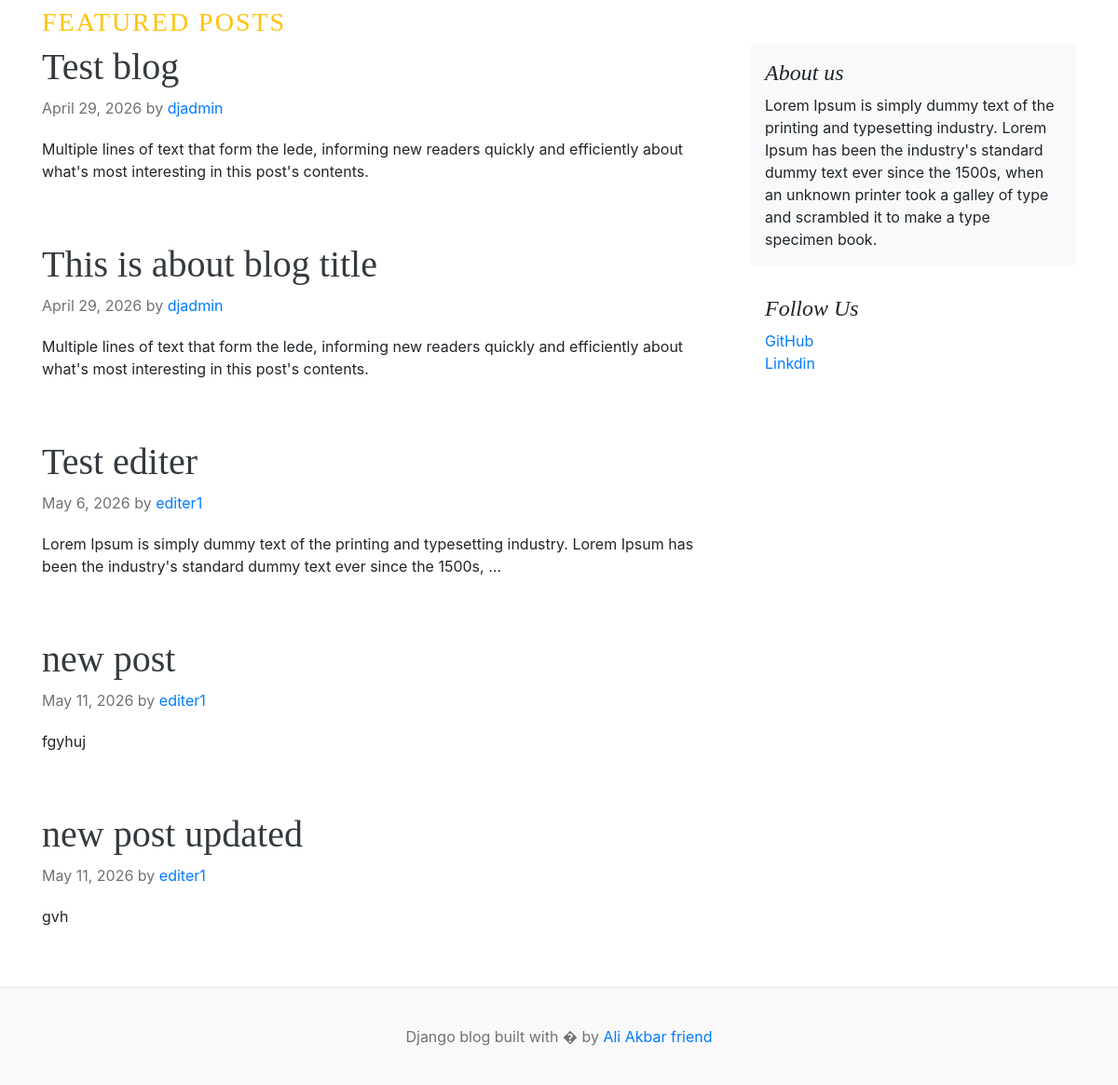
The app's page / (lower part), older data.
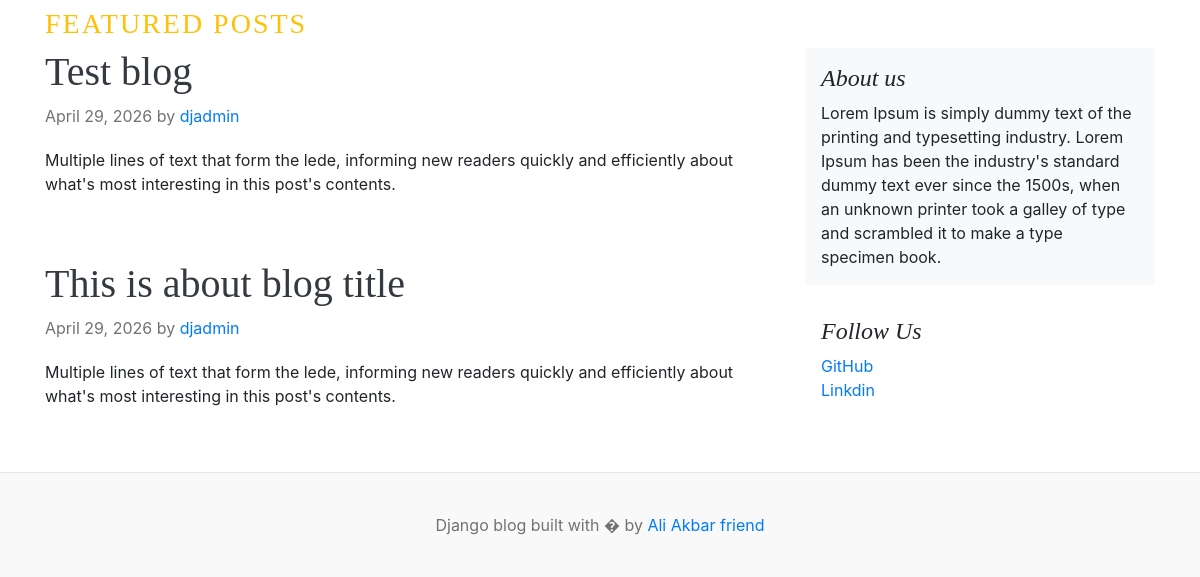
The same page, newer data.
### blogs/models.py (models this page shows, shortened)
class Blog(models.Model):
    title = models.CharField(max_length=100)
    slug = models.SlugField(max_length=150 , unique=True , blank=True)
    category = models.ForeignKey(Category, on_delete=models.CASCADE)
    author = models.ForeignKey(User , on_delete=models.CASCADE)
    featured_image = models.ImageField(upload_to='uploads/%y/%m/%d')
    short_description = models.TextField(max_length=500)
    blog_body = models.TextField(max_length=2000)
    status = models.CharField(max_length=20 ,choices=STATUS_CHOICE, default='Draft')
    is_featured = models.BooleanField(default=False)
    created_at = models.DateTimeField(auto_now_add=True)
    updated_at = models.DateTimeField(auto_now=True)

### assignments/models.py (models this page shows, shortened)
class SocialLink(models.Model):
    platform=models.CharField(max_length=25)
    link= models.URLField(max_length=100)
    created_at = models.DateTimeField(auto_now_add=True)
    updated_at = models.DateTimeField(auto_now=True)

### blog_main/views.py (the view)
# urls.py: 2. Add a URL to urlpatterns:  path('', views.home, name='home')
def home(request):
    categories = Category.objects.all()
    feature_post = Blog.objects.filter(is_featured=True ,status = 'Published').order_by('updated_at')
    posts=Blog.objects.filter(is_featured=False ,status = 'Published')
    try:
        about=About.objects.get()
    except:
        about=None
    context={
        'categories':categories,
        'feature_post':feature_post,
        'posts':posts,
        'about':about
    }
    return render(request, 'home.html',context)

### blogs/context_processors.py (called while the page is built)
def get_categories(request):
    categories=Category.objects.all()
    return dict(categories=categories)

def get_social_links(request):
    social_links=SocialLink.objects.all()
    return dict(social_links=social_links)

### templates/home.html (shortened to what this page needs)
    {% extends "base.html" %}
    {% block content %}
    <main role="main" class="container p-0">
      <h3 class="text-uppercase text-warning" style="letter-spacing: 2px;">Featured Posts</h3>
      <div class="row">
        <div class="col-md-8 blog-main">
          {% for post in posts %}
          <div class="blog-post">
            <h2 class="blog-post-title"><a href="{% url 'blogs' post.slug %}" class="text-dark">{{post.title}}</a></h2>
            <p class="blog-post-meta">{{post.created_at | date}} by <a href="#">{{post.author}}</a></p>
            <p>{{post.short_description | truncatewords:25}}</p>
          </div>
          {% endfor %}
        </div>
        <aside class="col-md-4 blog-sidebar">
          <div class="p-3 mb-3 bg-light rounded">
            <h4 class="font-italic">{{about.about_heading}}</h4>
            <p class="mb-0">{{about.about_discription}}</p>
          </div>
          {% if social_links %}
          <div class="p-3">
            <h4 class="font-italic">Follow Us</h4>
            <ol class="list-unstyled">
              {% for i in social_links %}
              <li><a href="{{i.link}}" target="_blank">{{i.platform}}</a></li>
              {% endfor %}
            </ol>
          </div>
          {% endif %}
        </aside>
      </div>
    </main>
  </div>
  {% endblock  %}

Row changes from the older to the newer data that the page shows:
removed Blog: title "Test editer", created_at "May 6, 2026", author "editer1", short_description "Lorem Ipsum is simply dummy text of the printing and typesetting industry. Lorem Ipsum has been the industry's standard dummy text ever since the 1500s, …"
removed Blog: title "new post", created_at "May 11, 2026", author "editer1", short_description "fgyhuj"
removed Blog: title "new post updated", created_at "May 11, 2026", author "editer1", short_description "gvh"
